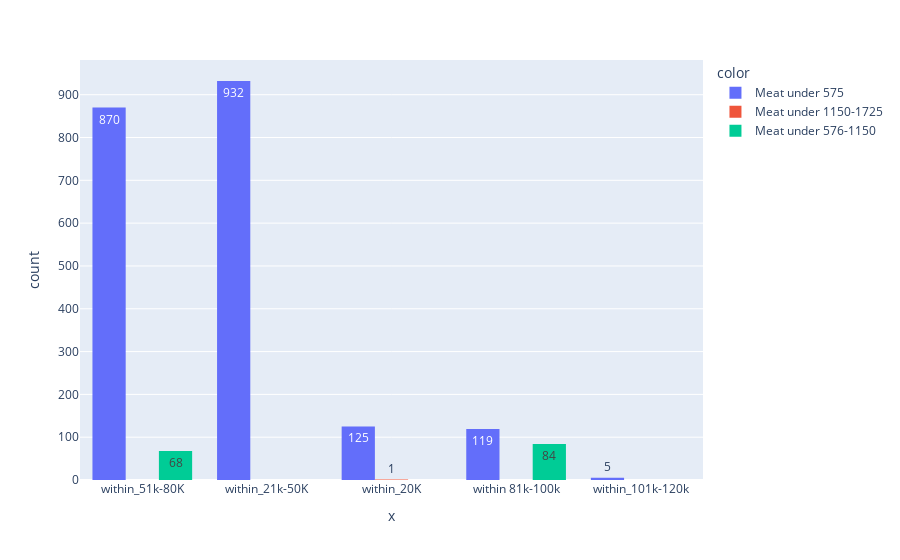

The notebook cell this image was saved under:
### Code cell
def meat_cat(x):
    if x["MntMeatProducts"] > 0 and x["MntMeatProducts"] <= 575:
        return "Meat under 575"
    elif x["MntMeatProducts"] > 575 and x["MntMeatProducts"] <= 1150:
        return "Meat under 576-1150"
    elif x["MntMeatProducts"] > 1150 and x["MntMeatProducts"] <= 1725:
        return "Meat under 1150-1725"

data["Meat_caty"] = data.apply(meat_cat,axis=1)

px.histogram(x= data["Income_cat"],color=data["Meat_caty"],barmode='group',text_auto=True)

### Figure 1 — Plotly figure (JSON) as saved in the notebook; plotly's stock layout.template omitted (floating-point values rounded to 4 significant figures; data arrays with more than 128 entries replaced by an {"elided": "..."} marker saying what was removed)
{"data": [{"alignmentgroup": "True", "bingroup": "x", "hovertemplate": "color=Meat under 575<br>x=%{x}<br>count=%{y}<extra></extra>", "legendgroup": "Meat under 575", "marker": {"color": "#636efa", "pattern": {"shape": ""}}, "name": "Meat under 575", "offsetgroup": "Meat under 575", "orientation": "v", "showlegend": true, "texttemplate": "%{value}", "type": "histogram", "x": {"elided": "2051 str values"}, "xaxis": "x", "yaxis": "y"}, {"alignmentgroup": "True", "bingroup": "x", "hovertemplate": "color=Meat under 1150-1725<br>x=%{x}<br>count=%{y}<extra></extra>", "legendgroup": "Meat under 1150-1725", "marker": {"color": "#EF553B", "pattern": {"shape": ""}}, "name": "Meat under 1150-1725", "offsetgroup": "Meat under 1150-1725", "orientation": "v", "showlegend": true, "texttemplate": "%{value}", "type": "histogram", "x": ["within_20K"], "xaxis": "x", "yaxis": "y"}, {"alignmentgroup": "True", "bingroup": "x", "hovertemplate": "color=Meat under 576-1150<br>x=%{x}<br>count=%{y}<extra></extra>", "legendgroup": "Meat under 576-1150", "marker": {"color": "#00cc96", "pattern": {"shape": ""}}, "name": "Meat under 576-1150", "offsetgroup": "Meat under 576-1150", "orientation": "v", "showlegend": true, "texttemplate": "%{value}", "type": "histogram", "x": {"elided": "152 str values"}, "xaxis": "x", "yaxis": "y"}], "layout": {"barmode": "group", "legend": {"title": {"text": "color"}, "tracegroupgap": 0}, "margin": {"t": 60}, "xaxis": {"anchor": "y", "domain": [0, 1], "title": {"text": "x"}}, "yaxis": {"anchor": "x", "domain": [0, 1], "title": {"text": "count"}}}}
